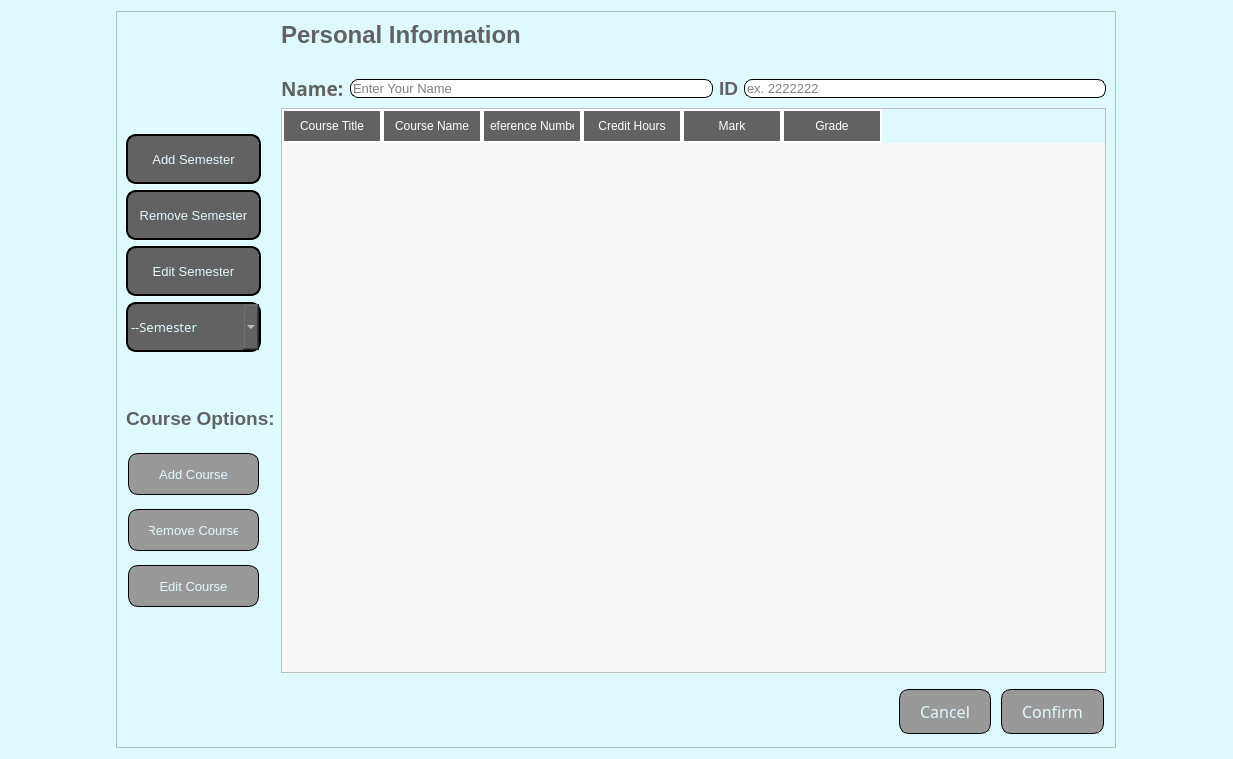
<?xml version="1.0" encoding="UTF-8"?>
<ui version="4.0">
 <class>Form</class>
 <widget class="QWidget" name="Form">
  <property name="geometry">
   <rect>
    <x>0</x>
    <y>0</y>
    <width>1233</width>
    <height>759</height>
   </rect>
  </property>
  <property name="windowTitle">
   <string>Form</string>
  </property>
  <property name="layoutDirection">
   <enum>Qt::LeftToRight</enum>
  </property>
  <property name="autoFillBackground">
   <bool>false</bool>
  </property>
  <property name="styleSheet">
   <string notr="true">background-color:rgb(222, 250, 255)</string>
  </property>
  <layout class="QGridLayout" name="gridLayout">
   <item row="0" column="0">
    <widget class="QFrame" name="frame">
     <property name="maximumSize">
      <size>
       <width>1000</width>
       <height>750</height>
      </size>
     </property>
     <property name="frameShape">
      <enum>QFrame::StyledPanel</enum>
     </property>
     <property name="frameShadow">
      <enum>QFrame::Raised</enum>
     </property>
     <layout class="QGridLayout" name="gridLayout_2">
      <item row="5" column="1" colspan="2">
       <layout class="QHBoxLayout" name="horizontalLayout_4">
        <item>
         <spacer name="horizontalSpacer_3">
          <property name="orientation">
           <enum>Qt::Horizontal</enum>
          </property>
          <property name="sizeHint" stdset="0">
           <size>
            <width>40</width>
            <height>20</height>
           </size>
          </property>
         </spacer>
        </item>
        <item>
         <spacer name="horizontalSpacer_2">
          <property name="orientation">
           <enum>Qt::Horizontal</enum>
          </property>
          <property name="sizeType">
           <enum>QSizePolicy::Preferred</enum>
          </property>
          <property name="sizeHint" stdset="0">
           <size>
            <width>40</width>
            <height>20</height>
           </size>
          </property>
         </spacer>
        </item>
        <item>
         <widget class="QPushButton" name="pushButton_2">
          <property name="font">
           <font>
            <family>Neo Sans W23 Bold</family>
            <pointsize>-1</pointsize>
            <underline>false</underline>
            <strikeout>false</strikeout>
           </font>
          </property>
          <property name="styleSheet">
           <string notr="true">QPushButton {
    background-color:rgb(153, 153, 153);
    color:rgb(222, 250, 255);
    border: 1px solid;
    padding: 10px 20px;
    text-align: center;
    text-decoration: none;
    display: inline-block;
    font-size: 16px;
    margin: 4px 2px;
    cursor: pointer;
    border-radius: 10px;
}

QPushButton:hover {
    background-color:rgb(153, 153, 153);
    color:rgb(255, 255, 255);

}

QPushButton:pressed  {
    background-color:rgb(255, 255, 255);
    color:rgb(0, 0, 0);}</string>
          </property>
          <property name="text">
           <string>Cancel</string>
          </property>
         </widget>
        </item>
        <item>
         <widget class="QPushButton" name="pushButton">
          <property name="font">
           <font>
            <family>Neo Sans W23 Bold</family>
            <pointsize>-1</pointsize>
            <underline>false</underline>
            <strikeout>false</strikeout>
           </font>
          </property>
          <property name="styleSheet">
           <string notr="true">QPushButton {
    background-color:rgb(153, 153, 153);
    color:rgb(222, 250, 255);
    border: 1px solid;
    padding: 10px 20px;
    text-align: center;
    text-decoration: none;
    display: inline-block;
    font-size: 16px;
    margin: 4px 2px;
    cursor: pointer;
    border-radius: 10px;
}

QPushButton:hover {
    background-color:rgb(153, 153, 153);
    color:rgb(255, 255, 255);

}

QPushButton:pressed  {
    background-color:rgb(255, 255, 255);
    color:rgb(0, 0, 0);}</string>
          </property>
          <property name="text">
           <string>Confirm</string>
          </property>
         </widget>
        </item>
       </layout>
      </item>
      <item row="3" column="0" rowspan="2">
       <layout class="QVBoxLayout" name="verticalLayout">
        <item>
         <layout class="QVBoxLayout" name="verticalLayout_4">
          <item>
           <layout class="QVBoxLayout" name="verticalLayout_3">
            <item>
             <widget class="QPushButton" name="pushButton_P2_AddSem">
              <property name="sizePolicy">
               <sizepolicy hsizetype="Preferred" vsizetype="Preferred">
                <horstretch>0</horstretch>
                <verstretch>0</verstretch>
               </sizepolicy>
              </property>
              <property name="maximumSize">
               <size>
                <width>135</width>
                <height>50</height>
               </size>
              </property>
              <property name="font">
               <font>
                <family>MS Shell Dlg 2</family>
                <pointsize>10</pointsize>
               </font>
              </property>
              <property name="styleSheet">
               <string notr="true">border: 2px solid;
border-radius: 10px;
background-color:rgb(98, 98, 98);
color: rgb(222, 250, 255);</string>
              </property>
              <property name="text">
               <string>Add Semester</string>
              </property>
             </widget>
            </item>
            <item>
             <widget class="QPushButton" name="pushButton_P2_AddSem_2">
              <property name="sizePolicy">
               <sizepolicy hsizetype="Preferred" vsizetype="Preferred">
                <horstretch>0</horstretch>
                <verstretch>0</verstretch>
               </sizepolicy>
              </property>
              <property name="maximumSize">
               <size>
                <width>135</width>
                <height>50</height>
               </size>
              </property>
              <property name="font">
               <font>
                <family>MS Shell Dlg 2</family>
                <pointsize>10</pointsize>
               </font>
              </property>
              <property name="styleSheet">
               <string notr="true">border: 2px solid;
border-radius: 10px;
background-color:rgb(98, 98, 98);
color: rgb(222, 250, 255);</string>
              </property>
              <property name="text">
               <string>Remove Semester</string>
              </property>
             </widget>
            </item>
            <item>
             <widget class="QPushButton" name="pushButton_P2_EditSem">
              <property name="sizePolicy">
               <sizepolicy hsizetype="Preferred" vsizetype="Preferred">
                <horstretch>0</horstretch>
                <verstretch>0</verstretch>
               </sizepolicy>
              </property>
              <property name="maximumSize">
               <size>
                <width>135</width>
                <height>50</height>
               </size>
              </property>
              <property name="font">
               <font>
                <family>MS Shell Dlg 2</family>
                <pointsize>10</pointsize>
               </font>
              </property>
              <property name="styleSheet">
               <string notr="true">border: 2px solid;
border-radius: 10px;
background-color:rgb(98, 98, 98);
color: rgb(222, 250, 255);</string>
              </property>
              <property name="text">
               <string>Edit Semester</string>
              </property>
             </widget>
            </item>
            <item>
             <widget class="QComboBox" name="comboBox_P2">
              <property name="sizePolicy">
               <sizepolicy hsizetype="Preferred" vsizetype="Preferred">
                <horstretch>0</horstretch>
                <verstretch>0</verstretch>
               </sizepolicy>
              </property>
              <property name="maximumSize">
               <size>
                <width>135</width>
                <height>50</height>
               </size>
              </property>
              <property name="sizeIncrement">
               <size>
                <width>0</width>
                <height>0</height>
               </size>
              </property>
              <property name="font">
               <font>
                <family>Neo Sans W23 Bold</family>
                <pointsize>10</pointsize>
               </font>
              </property>
              <property name="styleSheet">
               <string notr="true">border: 2px solid;
border-radius: 10px;
background-color:rgb(98, 98, 98);
color: rgb(222, 250, 255);</string>
              </property>
              <item>
               <property name="text">
                <string>--Semester</string>
               </property>
              </item>
             </widget>
            </item>
           </layout>
          </item>
          <item>
           <spacer name="verticalSpacer_4">
            <property name="orientation">
             <enum>Qt::Vertical</enum>
            </property>
            <property name="sizeType">
             <enum>QSizePolicy::Fixed</enum>
            </property>
            <property name="sizeHint" stdset="0">
             <size>
              <width>20</width>
              <height>35</height>
             </size>
            </property>
           </spacer>
          </item>
          <item>
           <widget class="QLabel" name="label_2">
            <property name="maximumSize">
             <size>
              <width>16777215</width>
              <height>50</height>
             </size>
            </property>
            <property name="font">
             <font>
              <family>MS Shell Dlg 2</family>
              <pointsize>14</pointsize>
              <weight>75</weight>
              <bold>true</bold>
             </font>
            </property>
            <property name="styleSheet">
             <string notr="true">color: rgb(98, 98, 98);</string>
            </property>
            <property name="text">
             <string>Course Options:</string>
            </property>
           </widget>
          </item>
          <item>
           <widget class="QPushButton" name="pushButton_P2_Add">
            <property name="enabled">
             <bool>false</bool>
            </property>
            <property name="sizePolicy">
             <sizepolicy hsizetype="Fixed" vsizetype="Fixed">
              <horstretch>0</horstretch>
              <verstretch>0</verstretch>
             </sizepolicy>
            </property>
            <property name="maximumSize">
             <size>
              <width>135</width>
              <height>50</height>
             </size>
            </property>
            <property name="font">
             <font>
              <family>MS Shell Dlg 2</family>
              <pointsize>10</pointsize>
              <weight>50</weight>
              <bold>false</bold>
              <underline>false</underline>
              <strikeout>false</strikeout>
             </font>
            </property>
            <property name="styleSheet">
             <string notr="true">QPushButton {
    background-color:rgb(153, 153, 153);
    color:rgb(222, 250, 255);
    border: 1px solid;
    padding: 10px 20px;
    text-align: center;
    text-decoration: none;
    display: inline-block;

    margin: 4px 2px;
    cursor: pointer;
    border-radius: 10px;
}

QPushButton:hover {
    background-color:rgb(153, 153, 153);
    color:rgb(255, 255, 255);

}

QPushButton:pressed  {
    background-color:rgb(255, 255, 255);
    color:rgb(0, 0, 0);}</string>
            </property>
            <property name="text">
             <string>Add Course</string>
            </property>
           </widget>
          </item>
          <item>
           <widget class="QPushButton" name="pushButton_P2_Add_2">
            <property name="enabled">
             <bool>false</bool>
            </property>
            <property name="sizePolicy">
             <sizepolicy hsizetype="Fixed" vsizetype="Fixed">
              <horstretch>0</horstretch>
              <verstretch>0</verstretch>
             </sizepolicy>
            </property>
            <property name="maximumSize">
             <size>
              <width>135</width>
              <height>50</height>
             </size>
            </property>
            <property name="font">
             <font>
              <family>MS Shell Dlg 2</family>
              <pointsize>10</pointsize>
              <weight>50</weight>
              <bold>false</bold>
              <underline>false</underline>
              <strikeout>false</strikeout>
             </font>
            </property>
            <property name="styleSheet">
             <string notr="true">QPushButton {
    background-color:rgb(153, 153, 153);
    color:rgb(222, 250, 255);
    border: 1px solid;
    padding: 10px 20px;
    text-align: center;
    text-decoration: none;
    display: inline-block;

    margin: 4px 2px;
    cursor: pointer;
    border-radius: 10px;
}

QPushButton:hover {
    background-color:rgb(153, 153, 153);
    color:rgb(255, 255, 255);

}

QPushButton:pressed  {
    background-color:rgb(255, 255, 255);
    color:rgb(0, 0, 0);}</string>
            </property>
            <property name="text">
             <string>Remove Course</string>
            </property>
           </widget>
          </item>
          <item>
           <widget class="QPushButton" name="pushButton_P2_Edit">
            <property name="sizePolicy">
             <sizepolicy hsizetype="Fixed" vsizetype="Fixed">
              <horstretch>0</horstretch>
              <verstretch>0</verstretch>
             </sizepolicy>
            </property>
            <property name="maximumSize">
             <size>
              <width>135</width>
              <height>50</height>
             </size>
            </property>
            <property name="sizeIncrement">
             <size>
              <width>0</width>
              <height>0</height>
             </size>
            </property>
            <property name="font">
             <font>
              <family>MS Shell Dlg 2</family>
              <pointsize>10</pointsize>
              <underline>false</underline>
              <strikeout>false</strikeout>
             </font>
            </property>
            <property name="styleSheet">
             <string notr="true">QPushButton {
    background-color:rgb(153, 153, 153);
    color:rgb(222, 250, 255);
    border: 1px solid;
    padding: 10px 20px;
    text-align: center;
    text-decoration: none;
    display: inline-block;

    margin: 4px 2px;
    cursor: pointer;
    border-radius: 10px;
}

QPushButton:hover {
    background-color:rgb(153, 153, 153);
    color:rgb(255, 255, 255);

}

QPushButton:pressed  {
    background-color:rgb(255, 255, 255);
    color:rgb(0, 0, 0);}</string>
            </property>
            <property name="text">
             <string>Edit Course</string>
            </property>
           </widget>
          </item>
         </layout>
        </item>
        <item>
         <spacer name="verticalSpacer_3">
          <property name="orientation">
           <enum>Qt::Vertical</enum>
          </property>
          <property name="sizeType">
           <enum>QSizePolicy::Preferred</enum>
          </property>
          <property name="sizeHint" stdset="0">
           <size>
            <width>20</width>
            <height>41</height>
           </size>
          </property>
         </spacer>
        </item>
       </layout>
      </item>
      <item row="0" column="1">
       <widget class="QLabel" name="label_5">
        <property name="font">
         <font>
          <family>MS Shell Dlg 2</family>
          <pointsize>18</pointsize>
          <weight>75</weight>
          <bold>true</bold>
         </font>
        </property>
        <property name="styleSheet">
         <string notr="true">color: rgb(98, 98, 98);</string>
        </property>
        <property name="text">
         <string>Personal Information</string>
        </property>
       </widget>
      </item>
      <item row="2" column="1" colspan="2">
       <layout class="QHBoxLayout" name="horizontalLayout_3">
        <item>
         <layout class="QHBoxLayout" name="horizontalLayout">
          <item>
           <widget class="QLabel" name="label_3">
            <property name="font">
             <font>
              <family>Neo Sans W23 Bold</family>
              <pointsize>14</pointsize>
              <weight>75</weight>
              <bold>true</bold>
             </font>
            </property>
            <property name="styleSheet">
             <string notr="true">color: rgb(98, 98, 98);</string>
            </property>
            <property name="text">
             <string>Name:</string>
            </property>
           </widget>
          </item>
          <item>
           <layout class="QHBoxLayout" name="horizontalLayout_2">
            <item>
             <widget class="QLineEdit" name="lineEdit">
              <property name="font">
               <font>
                <pointsize>10</pointsize>
               </font>
              </property>
              <property name="styleSheet">
               <string notr="true">border-radius: 8px;
border: 0.5px solid black;
background-color: rgb(255, 255, 255);
</string>
              </property>
              <property name="placeholderText">
               <string>Enter Your Name</string>
              </property>
             </widget>
            </item>
            <item>
             <widget class="QLabel" name="label_4">
              <property name="font">
               <font>
                <family>MS Shell Dlg 2</family>
                <pointsize>14</pointsize>
                <weight>75</weight>
                <bold>true</bold>
               </font>
              </property>
              <property name="styleSheet">
               <string notr="true">color: rgb(98, 98, 98);</string>
              </property>
              <property name="text">
               <string>ID</string>
              </property>
             </widget>
            </item>
            <item>
             <widget class="QLineEdit" name="lineEdit_2">
              <property name="font">
               <font>
                <pointsize>10</pointsize>
               </font>
              </property>
              <property name="styleSheet">
               <string notr="true">border-radius: 8px;
border: 0.5px solid black;
background-color: rgb(255, 255, 255);
</string>
              </property>
              <property name="text">
               <string/>
              </property>
              <property name="placeholderText">
               <string>ex. 2222222</string>
              </property>
             </widget>
            </item>
           </layout>
          </item>
         </layout>
        </item>
       </layout>
      </item>
      <item row="1" column="2">
       <spacer name="verticalSpacer">
        <property name="orientation">
         <enum>Qt::Vertical</enum>
        </property>
        <property name="sizeType">
         <enum>QSizePolicy::Preferred</enum>
        </property>
        <property name="sizeHint" stdset="0">
         <size>
          <width>20</width>
          <height>20</height>
         </size>
        </property>
       </spacer>
      </item>
      <item row="3" column="1" colspan="2">
       <widget class="QTableWidget" name="tableWidget_P2">
        <property name="styleSheet">
         <string notr="true">QTableWidget {
    background-color:rgb(248, 248, 248); /* Background color of the table */
    selection-background-color: rgb(153, 153, 153); /* Background color when a cell is selected */
    gridline-color: rgb(153, 153, 153); /* Color of gridlines */

    /* Optional: Set other properties */
    color: rgb(98, 98, 98); /* Text color */
    font-size: 12pt; /* Font size */
}

QTableWidget::item {
    padding: 5px; /* Padding for cell content */
    border-bottom: 2px solid #d0d0d0; /* Border between rows */
}

QTableWidget::item:selected {
    background-color: #a6a6a6; /* Background color of selected cell */
    color: #ffffff; /* Text color of selected cell */
}

QHeaderView::section {
    background-color:rgb(98, 98, 98); /* Background color of header sections */
    color: #ffffff; /* Text color of header sections */
    padding: 6px; /* Padding for header sections */
    border: 2px solid #ffffff; /* Border around header sections */
}

QTableWidget::horizontalHeader {
    border: 1px solid rgb(0, 0, 0); /* Border at the bottom of the header */
}

QTableWidget::verticalHeader {
    border: 1px solid rgb(0, 0, 0); /* Border on the right of the header */
}

QTableWidget::horizontalHeader::section,
QTableWidget::verticalHeader::section {
    border: 1px solid #ffffff; /* Border around header sections */
}</string>
        </property>
        <column>
         <property name="text">
          <string>Course Title</string>
         </property>
        </column>
        <column>
         <property name="text">
          <string>Course Name</string>
         </property>
        </column>
        <column>
         <property name="text">
          <string>Reference Number</string>
         </property>
        </column>
        <column>
         <property name="text">
          <string>Credit Hours</string>
         </property>
        </column>
        <column>
         <property name="text">
          <string>Mark</string>
         </property>
        </column>
        <column>
         <property name="text">
          <string>Grade</string>
         </property>
        </column>
       </widget>
      </item>
     </layout>
    </widget>
   </item>
  </layout>
 </widget>
 <resources/>
 <connections/>
</ui>
